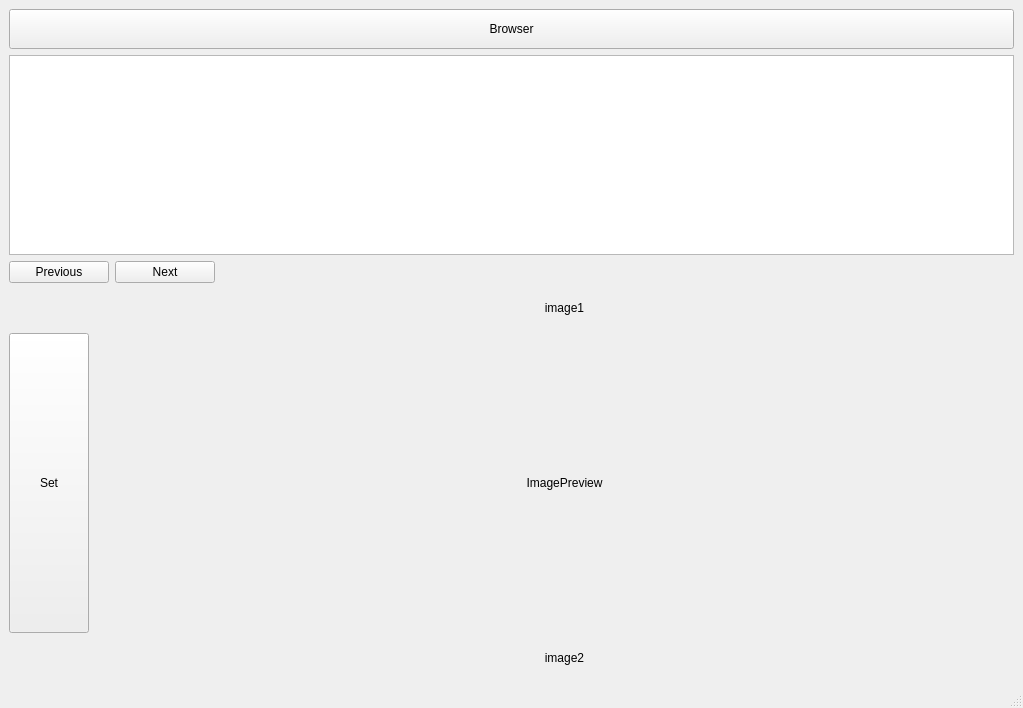
<?xml version="1.0" encoding="UTF-8"?>
<ui version="4.0">
 <class>MainWindow</class>
 <widget class="QMainWindow" name="MainWindow">
  <property name="geometry">
   <rect>
    <x>0</x>
    <y>0</y>
    <width>1023</width>
    <height>708</height>
   </rect>
  </property>
  <property name="windowTitle">
   <string>MainWindow</string>
  </property>
  <widget class="QWidget" name="centralwidget">
   <layout class="QFormLayout" name="formLayout">
    <item row="0" column="0" colspan="2">
     <widget class="QPushButton" name="buttonBrowser">
      <property name="minimumSize">
       <size>
        <width>200</width>
        <height>40</height>
       </size>
      </property>
      <property name="text">
       <string>Browser</string>
      </property>
     </widget>
    </item>
    <item row="1" column="0" colspan="2">
     <widget class="QListWidget" name="listWidget">
      <property name="minimumSize">
       <size>
        <width>500</width>
        <height>200</height>
       </size>
      </property>
      <property name="maximumSize">
       <size>
        <width>16777215</width>
        <height>200</height>
       </size>
      </property>
     </widget>
    </item>
    <item row="4" column="0">
     <widget class="QPushButton" name="buttonSet">
      <property name="minimumSize">
       <size>
        <width>0</width>
        <height>300</height>
       </size>
      </property>
      <property name="maximumSize">
       <size>
        <width>16777215</width>
        <height>16777215</height>
       </size>
      </property>
      <property name="text">
       <string>Set</string>
      </property>
     </widget>
    </item>
    <item row="4" column="1">
     <widget class="QLabel" name="imagen">
      <property name="maximumSize">
       <size>
        <width>16777215</width>
        <height>16777215</height>
       </size>
      </property>
      <property name="layoutDirection">
       <enum>Qt::LayoutDirection::RightToLeft</enum>
      </property>
      <property name="text">
       <string>ImagePreview</string>
      </property>
      <property name="textFormat">
       <enum>Qt::TextFormat::AutoText</enum>
      </property>
      <property name="alignment">
       <set>Qt::AlignmentFlag::AlignCenter</set>
      </property>
     </widget>
    </item>
    <item row="8" column="1">
     <widget class="QLabel" name="imagen2">
      <property name="text">
       <string>image2</string>
      </property>
      <property name="alignment">
       <set>Qt::AlignmentFlag::AlignCenter</set>
      </property>
     </widget>
    </item>
    <item row="3" column="1">
     <widget class="QLabel" name="imagen0">
      <property name="text">
       <string>image1</string>
      </property>
      <property name="alignment">
       <set>Qt::AlignmentFlag::AlignCenter</set>
      </property>
     </widget>
    </item>
    <item row="2" column="0">
     <widget class="QPushButton" name="Prev">
      <property name="minimumSize">
       <size>
        <width>100</width>
        <height>0</height>
       </size>
      </property>
      <property name="maximumSize">
       <size>
        <width>100</width>
        <height>16777215</height>
       </size>
      </property>
      <property name="text">
       <string>Previous</string>
      </property>
      <property name="icon">
       <iconset theme="QIcon::ThemeIcon::GoPrevious"/>
      </property>
     </widget>
    </item>
    <item row="2" column="1">
     <widget class="QPushButton" name="Next">
      <property name="maximumSize">
       <size>
        <width>100</width>
        <height>16777215</height>
       </size>
      </property>
      <property name="text">
       <string>Next</string>
      </property>
      <property name="icon">
       <iconset theme="QIcon::ThemeIcon::GoNext"/>
      </property>
     </widget>
    </item>
   </layout>
  </widget>
  <widget class="QMenuBar" name="menubar">
   <property name="geometry">
    <rect>
     <x>0</x>
     <y>0</y>
     <width>1023</width>
     <height>19</height>
    </rect>
   </property>
  </widget>
  <widget class="QStatusBar" name="statusbar"/>
 </widget>
 <resources/>
 <connections/>
</ui>
